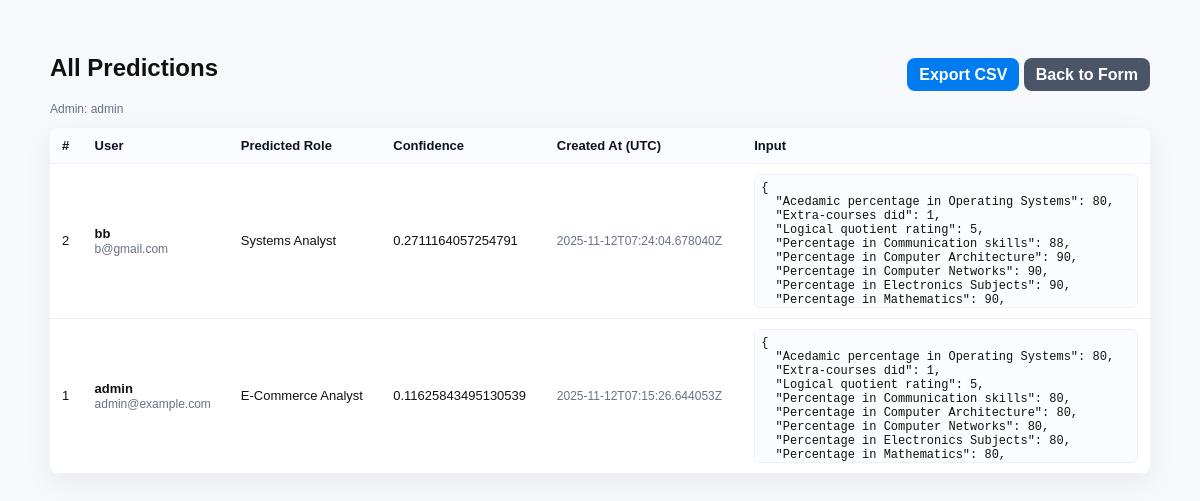
Page /admin (signed in) on the earlier database version.
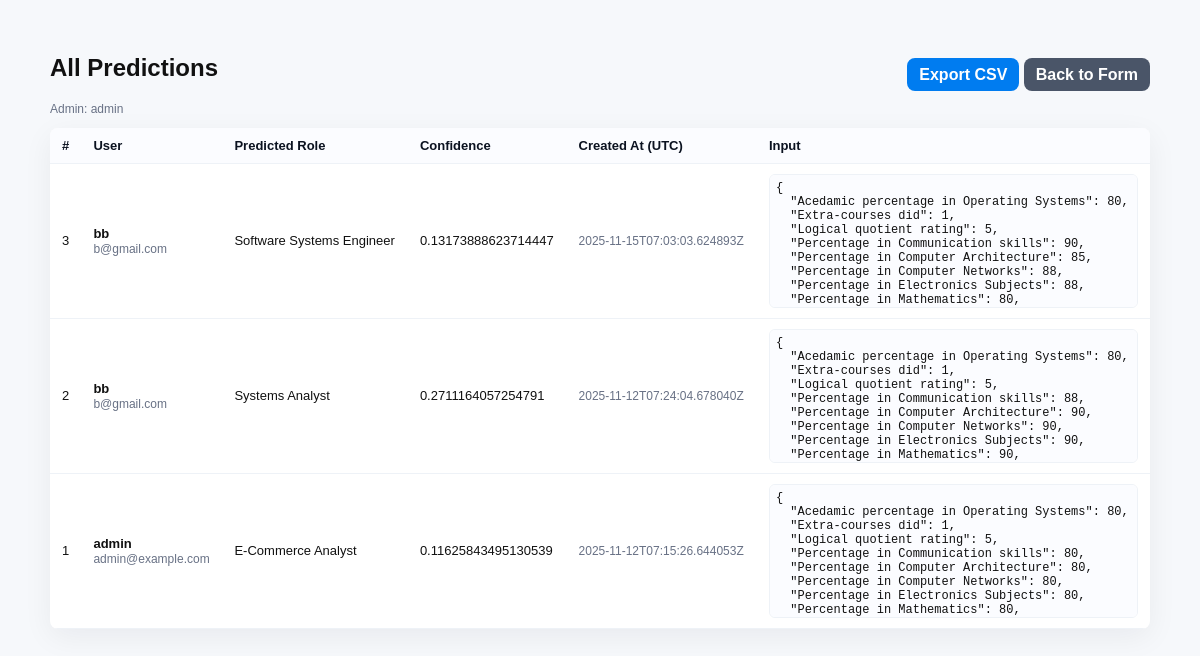
Same page on the later database version.
### tables this page shows
CREATE TABLE users (
            id INTEGER PRIMARY KEY AUTOINCREMENT,
            username TEXT UNIQUE NOT NULL,
            email TEXT UNIQUE NOT NULL,
            password_hash TEXT NOT NULL
        , reset_code_hash TEXT, reset_code_expiry DATETIME);

CREATE TABLE predictions (
            id INTEGER PRIMARY KEY AUTOINCREMENT,
            user_id INTEGER NULL,
            input_json TEXT NOT NULL,
            predicted_role TEXT,
            confidence REAL,
            created_at TEXT NOT NULL,
            FOREIGN KEY (user_id) REFERENCES users(id)
        );

### app.py (the view)
@app.route("/admin")
def admin():
    user = session.get("user")
    if not is_admin_user(user):
        session["show_login"] = True
        return redirect(url_for("home"))
    with get_conn() as conn:
        c = conn.cursor()
        c.execute("""
          SELECT p.id, p.user_id, u.username, u.email, p.predicted_role, p.confidence, p.created_at, p.input_json
          FROM predictions p
          LEFT JOIN users u ON u.id = p.user_id
          ORDER BY p.id DESC
          LIMIT 1000
        """)
        rows = c.fetchall()
    items = []
    for r in rows:
        pid, uid, uname, email, role, conf, created_at, input_json = r
        try:
            inp = json.loads(input_json)
        except Exception:
            inp = {"raw": input_json}
        items.append({
            "id": pid,
            "user_id": uid,
            "username": uname,
            "email": email,
            "predicted_role": role,
            "confidence": conf,
            "created_at": created_at,
            "input": inp
        })
    return render_template("admin.html", user=user, items=items)

### app.py (called while the page is built)
def get_conn():
    os.makedirs(os.path.dirname(DB_PATH), exist_ok=True)
    conn = sqlite3.connect(DB_PATH, timeout=30, check_same_thread=False)
    try:
        cur = conn.cursor()
        try:
            cur.execute("PRAGMA journal_mode=WAL;")
            cur.execute("PRAGMA synchronous=NORMAL;")
        except Exception:
            pass
        finally:
            cur.close()
    except Exception:
        pass
    return conn

def is_admin_user(session_user):
    try:
        return session_user and session_user.get("username") and session_user.get("username").lower() == "admin"
    except Exception:
        return False

### templates/admin.html (shortened to what this page needs)
<!doctype html>
<html lang="en">
<head>
</head>
<body>
  <div class="wrap">
    <div class="top">
      <div>
        <h2>All Predictions</h2>
        <div class="small">Admin: {{ user.username }}</div>
      </div>
      <div>
        <a class="btn" href="{{ url_for('export_csv') }}">Export CSV</a>
        <a class="btn" style="background:#4a5568" href="{{ url_for('index') }}">Back to Form</a>
      </div>
    </div>
    <table>
      <thead>
        <tr>
          <th>#</th>
          <th>User</th>
          <th>Predicted Role</th>
          <th>Confidence</th>
          <th>Created At (UTC)</th>
          <th>Input</th>
        </tr>
      </thead>
      <tbody>
        {% for it in items %}
          <tr>
            <td>{{ it.id }}</td>
            <td>
              {% if it.username %}<strong>{{ it.username }}</strong><br><span class="small">{{ it.email }}</span>{% else %}Anonymous{% endif %}
            </td>
            <td>{{ it.predicted_role }}</td>
            <td>{% if it.confidence %}{{ it.confidence }}{% else %}-{% endif %}</td>
            <td class="small">{{ it.created_at }}</td>
            <td><pre>{{ it.input | tojson(indent=2) }}</pre></td>
          </tr>
        {% endfor %}
      </tbody>
    </table>
  </div>
</body>
</html>

### templates/admin.html (style rules this page uses)
body { font-family: Arial, sans-serif; background:#f6f8fb; margin:0; padding:20px; color:#111; }
.wrap { max-width:1100px; margin:14px auto; }
.top { display:flex; justify-content:space-between; align-items:center; gap:12px; margin-bottom:12px; }
a.btn { background:#007cf0; color:white; padding:8px 12px; border-radius:8px; text-decoration:none; font-weight:700; }
table { width:100%; border-collapse:collapse; background:#fff; border-radius:8px; overflow:hidden; box-shadow:0 8px 30px rgba(3,12,30,0.06); }
th,td { padding:10px 12px; border-bottom:1px solid #eef2f7; text-align:left; font-size:13px; }
th { background:#fbfcff; font-weight:800; color:#0b1220; }
pre { margin:0; font-size:12px; background:#fbfcff; padding:6px; border-radius:6px; border:1px solid #eef2f7; overflow:auto; max-height:120px; }
.small { font-size:12px; color:#687185; }

Differences in the rows shown:
added predictions: id "3", username "bb", email "b@gmail.com", predicted_role "Software Systems Engineer", confidence "0.13173888623714447", created_at "2025-11-15T07:03:03.624893Z", input|tojson "{ \"Acedamic percentage in Operating Systems\": 80, \"Extra-courses did\": 1, \"Logical quotient rating\": 5, \"Percentage in Communication skills\": 90, \"Percentage in Computer Architecture\": 85, \"Percentage in Computer Networks\": 88, \"Percentage in Electronics Subjects\": 88, \"Percentage in Mathematics\": 80,…"
